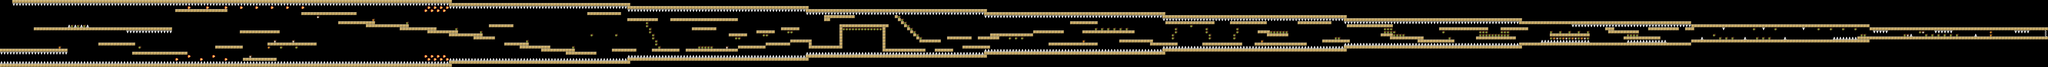

This is a level from a 2D game, rendered from its Tiled map with the project's own tilesets. A one-line summary and the map file follow, with tile-layer data summarised:
An orthogonal 666x22 tile map with 32x32 px tiles, 1 tile layer (Tile Layer 1), 10 tilesets.

<map version="1.0" orientation="orthogonal" renderorder="right-down" width="666" height="22" tilewidth="32" tileheight="32">
 <properties>
  <property name="character_start_pos_x" value="0" />
  <property name="character_start_pos_y" value="15" />
 </properties>
 <tileset firstgid="1" name="floor" tilewidth="32" tileheight="32">
  <image source="../images/floor1.png" width="32" height="32" />
 </tileset>
 <tileset firstgid="2" name="powerup1" tilewidth="32" tileheight="32">
  <image source="../images/powerup1.png" width="32" height="32" />
 </tileset>
 <tileset firstgid="3" name="powerup2" tilewidth="32" tileheight="32">
  <image source="../images/powerup2.png" width="32" height="32" />
 </tileset>
 <tileset firstgid="4" name="powerup3" tilewidth="32" tileheight="32">
  <image source="../images/powerup3.png" width="32" height="32" />
 </tileset>
 <tileset firstgid="5" name="powerup4" tilewidth="32" tileheight="32">
  <image source="../images/powerup4.png" width="32" height="32" />
 </tileset>
 <tileset firstgid="6" name="win" tilewidth="32" tileheight="32">
  <image source="../images/winTile.png" width="32" height="32" />
 </tileset>
 <tileset firstgid="7" name="obstacle1" tilewidth="32" tileheight="32">
  <image source="../images/obstacleGroundSpike.png" width="32" height="32" />
 </tileset>
 <tileset firstgid="8" name="obstacle2" tilewidth="32" tileheight="32">
  <image source="../images/obstacleCeilingSpike.png" width="32" height="32" />
 </tileset>
 <tileset firstgid="9" name="obstacle3" tilewidth="32" tileheight="32">
  <image source="../images/obstacle3.png" width="32" height="32" />
 </tileset>
 <tileset firstgid="10" name="obstacle4" tilewidth="32" tileheight="32">
  <image source="../images/flame1.png" width="32" height="32" />
 </tileset>
 <layer name="Tile Layer 1" width="666" height="22">
  <data>[14652 cells, 3513 non-empty, 8 distinct tile ids]</data>
 </layer>
</map>
